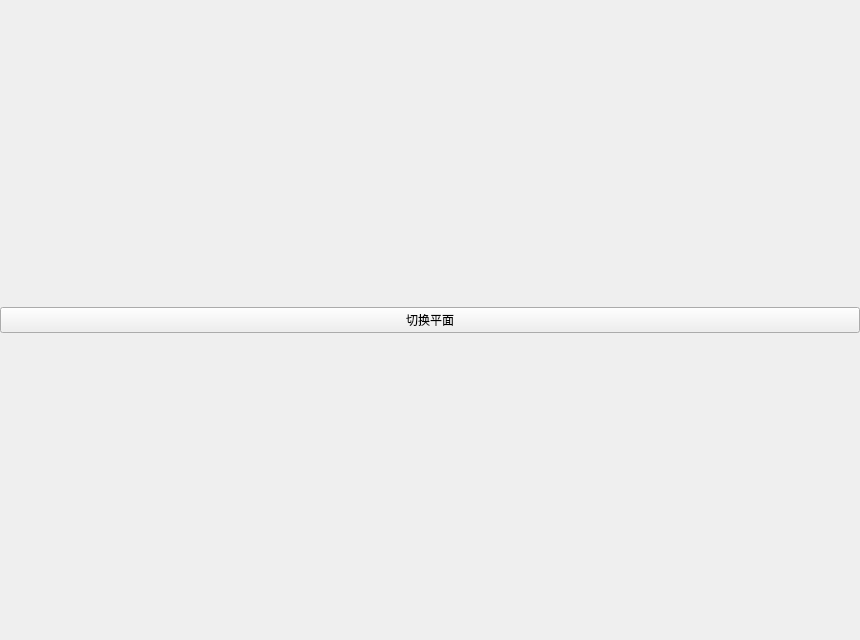
<?xml version="1.0" encoding="UTF-8"?>
<ui version="4.0">
 <class>VisualPointCouldForm</class>
 <widget class="QWidget" name="VisualPointCouldForm">
  <property name="geometry">
   <rect>
    <x>0</x>
    <y>0</y>
    <width>860</width>
    <height>640</height>
   </rect>
  </property>
  <property name="windowTitle">
   <string>Form</string>
  </property>
  <layout class="QGridLayout" name="gridLayout_2" rowstretch="0,1">
   <property name="leftMargin">
    <number>0</number>
   </property>
   <property name="topMargin">
    <number>0</number>
   </property>
   <property name="rightMargin">
    <number>0</number>
   </property>
   <property name="bottomMargin">
    <number>0</number>
   </property>
   <property name="spacing">
    <number>0</number>
   </property>
   <item row="0" column="0">
    <layout class="QHBoxLayout" name="horizontalLayout">
     <item>
      <widget class="QPushButton" name="btn_planeSwitch">
       <property name="text">
        <string>切换平面</string>
       </property>
      </widget>
     </item>
    </layout>
   </item>
   <item row="1" column="0">
    <layout class="QGridLayout" name="gridLayout">
     <property name="spacing">
      <number>0</number>
     </property>
    </layout>
   </item>
  </layout>
 </widget>
 <resources/>
 <connections/>
</ui>
